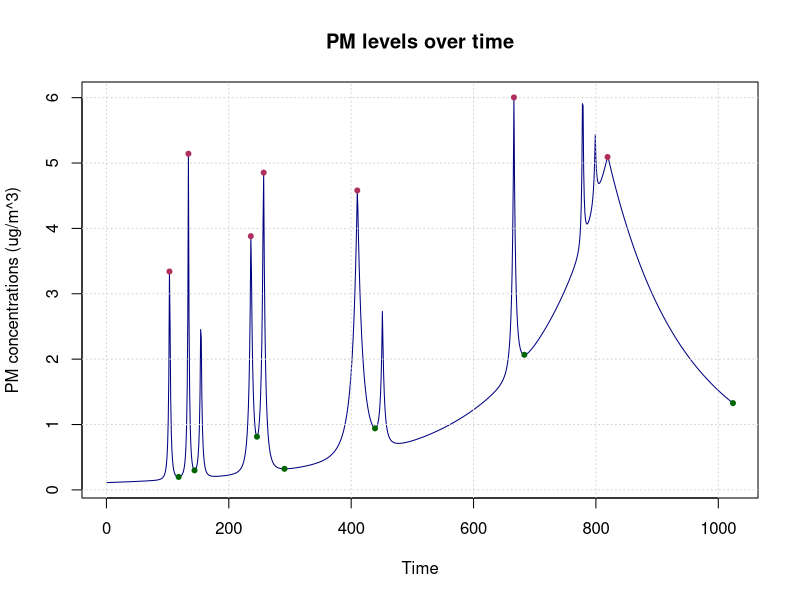

Source code (R):
#
# Author: Neel Dhulipala
# Project: Air Partners
#
# Script to calculate the exponential decay of PM concentrations after plume.
#
# When a source releases pollutants into the air and finishes, the
# concentration of pollution naturally decays over time. These decay
# functions are exponential in nature and can be fitted to the following model:
#
#   A = yf + (y0 - yf)e^(-kt)
#
# Where t is time, y0 is the initial value of the decay, yf is the asymptotic
# value of the decay, A is the concentration of PM at time t, and k is the
# decay constant.
#
# To test the efficacy of HEPA air purifiers, looking at the decay constants of
# these curves before and after a purifier is installed can be important. A
# purifier that proves to increase the decay constant, i.e. cause the pollutants
# in the air to diffuse out of a space at a faster rate, can be argued to be
# effective.
#
# This script provides the functions necessary to take air quality data from
# indoor sensors and get the decay constants of these decay curves.

library("dplyr")
library("pracma")

## Random data
x <- seq(0, 1, len = 1024)
pos <- c(0.1, 0.13, 0.15, 0.23, 0.25, 0.40, 0.44, 0.65, 0.76, 0.78, 0.8)
hgt <- c(4, 5, 3, 4, 5, 4.2, 2.1, 4.3, 3.1, 1.1, 5.1)
wdt <- c(0.005, 0.005, 0.006, 0.01, 0.01, 0.03, 0.01, 0.01, 0.005, 0.008, 0.5)

p_signal <- numeric(length(x))
for (i in seq(along = pos)) {
  p_signal <- p_signal + hgt[i] / (1 + abs((x - pos[i]) / wdt[i]))^4
}

# Find the first local minimum after the index of peak_row in y
# that occurs below the min_threshold.
get_first_valleys <- function(data, peaks, min_threshold) {
  # Iterate through rows of peaks matrix
  valley_mat <- matrix(nrow = nrow(peaks), ncol = 2)
  for (row in 1:nrow(peaks)) {
    idx <- peaks[row, 2]
    n <- TRUE
    # create while loop to check for local minima
    while (n) {
      # if we're at the end of y, break out of loop
      if (idx == length(data)) {
        n <- FALSE
      } else {
        # otherwise, get slope (approximately)
        # NOTE: difference between idx and (idx+1) is 1
        slope <- data[idx + 1] - data[idx]
        if (data[idx] <= min_threshold && slope >= 0) {
          n <- FALSE
        } else {
          idx <- idx + 1
        }
      }
    }
    # set values of matrix so that column 1 is height of valley and 2 is index
    valley_mat[row, 1] <- data[idx]
    valley_mat[row, 2] <- idx
  }
  valley_mat
}

# Exponential curve fitting for air quality data; returns dataframe containing
# k-values of curves
curve_fitting <- function(data, peak_mat, valley_mat) {
  # Create empty DataFrame for storing k values
  alphas.data <- data.frame(
    "peak_idx" = numeric(0),
    "valley_idx" = numeric(0),
    "k_val" = numeric(0),
    "conv_tol" = numeric(0)
  )
  # Define parameters for curve fitting function for each row
  for (row in 1:nrow(peak_mat)) {
    t <- peak_mat[row, 2]:valley_mat[row, 2]
    sect <- data[t]
    df <- data.frame(t = t, y = sect)
    # Get exponential fit
    nlc <- nls.control(maxiter = 500)
    fit <- nls(y ~ SSasymp(t, yf, y0, log_alpha), data = df, control = nlc)
    # Get parameters of the fit
    params <- coef(fit)
    # Extract the log_alpha value and put it in form e^(log(a)) to get a
    log_alpha <- as.double(params["log_alpha"])
    alpha <- exp(log_alpha)
    # Get achieved convergence tolerance as metric for accuracy of fit
    # NOTE: R^2 value can be calculated but is not a useful metric 
    # for nonlinear models
    conv <- fit$convInfo$finTol
    # Add alpha to dataframe
    alphas.newdata <- data.frame(
      "peak_idx" = c(peak_mat[row, 2]),
      "valley_idx" = c(valley_mat[row, 2]),
      "k_val" = c(alpha),
      "conv_tol" = c(conv)
    )
    alphas.data <- rbind(alphas.data, alphas.newdata)
  }
  alphas.data <- arrange_all(alphas.data)
}

## Testing code (using Random Data from above)
peaks <- findpeaks(p_signal,
                   ndowns = 10,
                   minpeakheight = 3,
                   threshold = 0,
                   sortstr = TRUE)
valleys <- get_first_valleys(p_signal, peaks, 3)
alphas <- curve_fitting(p_signal, peaks, valleys)
print(alphas)

plot(p_signal, type = "l",
  main = "PM levels over time",
  xlab = "Time",
  ylab = "PM concentrations (ug/m^3)",
  col = "navy")
  grid()
points(peaks[, 2], peaks[, 1], pch = 20, col = "maroon")
points(valleys[, 2], valleys[, 1], pch = 20, col = "darkgreen")
